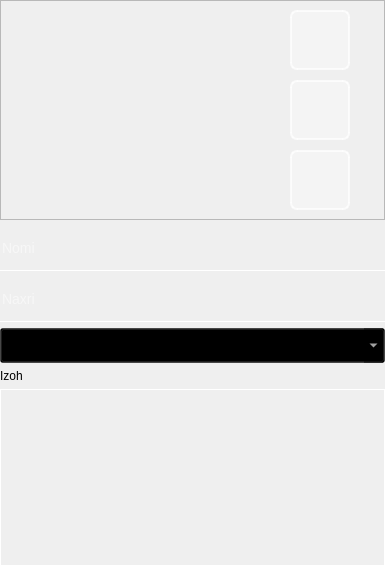
          <widget class="QWidget" name="scrollAreaWidgetContents_productInfo">
           <property name="geometry">
            <rect>
             <x>0</x>
             <y>0</y>
             <width>385</width>
             <height>566</height>
            </rect>
           </property>
           <property name="styleSheet">
            <string notr="true">QLineEdit{
	font-size:14px;;
	color:white;
	border:none;
	background:transparent;
	border-bottom:1px solid white;
}

QLineEdit:hover, QTextEdit:hover{
	background:rgba(0,0,0,0.04);
}
QTextEdit{
	font-size:14px;;
	color:white;
	background:transparent;
	border:1px solid white;
}
QPushButton{
background: rgba(255,255,255,0.3);
border-radius: 7px;
border: 2px solid rgba(255,255,255,0.7);
/*rgb(68, 117, 222)*/
}
QPushButton:hover{
background: rgba(255,255,255,0.5);
}
QRadioButton{
background: transparent;
font-size: 14px;
color: white;
}
</string>
           </property>
           <layout class="QVBoxLayout" name="verticalLayout_2">
            <property name="leftMargin">
             <number>0</number>
            </property>
            <property name="topMargin">
             <number>0</number>
            </property>
            <property name="rightMargin">
             <number>0</number>
            </property>
            <property name="bottomMargin">
             <number>0</number>
            </property>
            <item>
             <layout class="QVBoxLayout" name="verticalLayout_productInfo">
              <item>
               <widget class="QFrame" name="frame_ProductPhoto">
                <property name="minimumSize">
                 <size>
                  <width>370</width>
                  <height>220</height>
                 </size>
                </property>
                <property name="maximumSize">
                 <size>
                  <width>400</width>
                  <height>220</height>
                 </size>
                </property>
                <property name="frameShape">
                 <enum>QFrame::StyledPanel</enum>
                </property>
                <property name="frameShadow">
                 <enum>QFrame::Raised</enum>
                </property>
                <widget class="QLabel" name="productPhoto">
                 <property name="geometry">
                  <rect>
                   <x>40</x>
                   <y>10</y>
                   <width>205</width>
                   <height>205</height>
                  </rect>
                 </property>
                 <property name="minimumSize">
                  <size>
                   <width>205</width>
                   <height>205</height>
                  </size>
                 </property>
                 <property name="maximumSize">
                  <size>
                   <width>205</width>
                   <height>205</height>
                  </size>
                 </property>
                 <property name="text">
                  <string/>
                 </property>
                </widget>
                <widget class="QPushButton" name="btn_editInfoProduct">
                 <property name="geometry">
                  <rect>
                   <x>290</x>
                   <y>150</y>
                   <width>60</width>
                   <height>60</height>
                  </rect>
                 </property>
                 <property name="minimumSize">
                  <size>
                   <width>60</width>
                   <height>60</height>
                  </size>
                 </property>
                 <property name="maximumSize">
                  <size>
                   <width>60</width>
                   <height>60</height>
                  </size>
                 </property>
                 <property name="toolTip">
                  <string>Taxrirlash</string>
                 </property>
                 <property name="text">
                  <string/>
                 </property>
                 <property name="icon">
                  <iconset resource="../images.qrc">
                   <normaloff>:/images/img/icon/sign.png</normaloff>:/images/img/icon/sign.png</iconset>
                 </property>
                 <property name="iconSize">
                  <size>
                   <width>48</width>
                   <height>48</height>
                  </size>
                 </property>
                </widget>
                <widget class="QPushButton" name="btn_templatePhotoProduct">
                 <property name="geometry">
                  <rect>
                   <x>290</x>
                   <y>80</y>
                   <width>60</width>
                   <height>60</height>
                  </rect>
                 </property>
                 <property name="minimumSize">
                  <size>
                   <width>60</width>
                   <height>60</height>
                  </size>
                 </property>
                 <property name="maximumSize">
                  <size>
                   <width>60</width>
                   <height>60</height>
                  </size>
                 </property>
                 <property name="toolTip">
                  <string>Default avatarni tanlash</string>
                 </property>
                 <property name="text">
                  <string/>
                 </property>
                 <property name="icon">
                  <iconset resource="../images.qrc">
                   <normaloff>:/images/img/icon/global.png</normaloff>:/images/img/icon/global.png</iconset>
                 </property>
                 <property name="iconSize">
                  <size>
                   <width>48</width>
                   <height>48</height>
                  </size>
                 </property>
                </widget>
                <widget class="QPushButton" name="btn_addPhotoProduct">
                 <property name="geometry">
                  <rect>
                   <x>290</x>
                   <y>10</y>
                   <width>60</width>
                   <height>60</height>
                  </rect>
                 </property>
                 <property name="minimumSize">
                  <size>
                   <width>60</width>
                   <height>60</height>
                  </size>
                 </property>
                 <property name="maximumSize">
                  <size>
                   <width>60</width>
                   <height>60</height>
                  </size>
                 </property>
                 <property name="toolTip">
                  <string>Avatar tanlash</string>
                 </property>
                 <property name="text">
                  <string/>
                 </property>
                 <property name="icon">
                  <iconset resource="../images.qrc">
                   <normaloff>:/images/img/icon/productPhoto.png</normaloff>:/images/img/icon/productPhoto.png</iconset>
                 </property>
                 <property name="iconSize">
                  <size>
                   <width>48</width>
                   <height>48</height>
                  </size>
                 </property>
                </widget>
               </widget>
              </item>
              <item>
               <widget class="QLineEdit" name="edit_nameProduct">
                <property name="minimumSize">
                 <size>
                  <width>0</width>
                  <height>45</height>
                 </size>
                </property>
                <property name="maximumSize">
                 <size>
                  <width>16777215</width>
                  <height>51</height>
                 </size>
                </property>
                <property name="placeholderText">
                 <string>Nomi</string>
                </property>
               </widget>
              </item>
              <item>
               <widget class="QLineEdit" name="edit_priceProduct">
                <property name="minimumSize">
                 <size>
                  <width>0</width>
                  <height>45</height>
                 </size>
                </property>
                <property name="maximumSize">
                 <size>
                  <width>16777215</width>
                  <height>51</height>
                 </size>
                </property>
                <property name="placeholderText">
                 <string>Naxri</string>
                </property>
               </widget>
              </item>
              <item>
               <widget class="QComboBox" name="combo_productCatagory">
                <property name="minimumSize">
                 <size>
                  <width>0</width>
                  <height>35</height>
                 </size>
                </property>
                <property name="maximumSize">
                 <size>
                  <width>16777215</width>
                  <height>40</height>
                 </size>
                </property>
                <property name="styleSheet">
                 <string notr="true">QComboBox{
	background-color: rgba(0,0,0,0.4);;
	font-size: 14px;
	color: white;
}
QComboBox:hover{
	background-color: rgba(0,0,0,0.6);
}
QComboBox:item {
	border-top: 4;
	border-left: 4;
	border-bottom: 4;
	border-right: 4;
	border: 1px solid black;
	background-color: rgba(195,63,11,0.8);
	font-size: 14px;
	color: white;
	padding: 5px;
}
QComboBox:item:selected {
	border-top: 4;
	border-left: 4;
	border-bottom: 4;
	border-right: 4;
	border: 1px solid black;
	background-color: #C87020;
	color: white;
}
QComboBox:item::hover {
	border-top: 4;
	border-left: 4;
	border-bottom: 4;
	border-right: 4;
	background-color: #C87020;
	color: white;
}
QComboBox QAbstractItemView
{
    border: 2px solid darkgray;
    color: white;
    background-color: rgba(0,0,0,0.4);
}
QComboBox::drop-down
{
     subcontrol-origin: padding;
     subcontrol-position: top right;
     width: 10px;
     color: white;
     padding-left: 10px;
 }
QComboBox::indicator{
    background-color:transparent;
    selection-background-color:transparent;
    color:transparent;
    selection-color:transparent;
}
</string>
                </property>
                <property name="currentText">
                 <string/>
                </property>
                <property name="currentIndex">
                 <number>-1</number>
                </property>
                <item>
                 <property name="text">
                  <string>Ovqatlar</string>
                 </property>
                </item>
                <item>
                 <property name="text">
                  <string>Salatlar</string>
                 </property>
                </item>
                <item>
                 <property name="text">
                  <string>Shirinliklar</string>
                 </property>
                </item>
                <item>
                 <property name="text">
                  <string>Ichimliklar</string>
                 </property>
                </item>
               </widget>
              </item>
              <item>
               <widget class="QLabel" name="label_descriptionProduct">
                <property name="text">
                 <string>Izoh</string>
                </property>
               </widget>
              </item>
              <item>
               <widget class="QTextEdit" name="edit_descriptionProduct"/>
              </item>
             </layout>
            </item>
           </layout>
          </widget>
